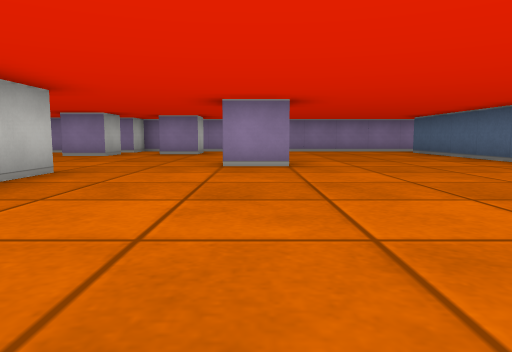
[1] (above)

24 first-person views from a walk through a cub3D level. The camera is about half as high as the walls, tilts 6° down and sees 70° across. The floor is counted in squares. Each view is taken from the middle of a square. On the plan, view 1 faces up. The plan holds only what a view shows up to about 9 squares ahead; the rest is blank. The place goes on beyond the plan.

[2]
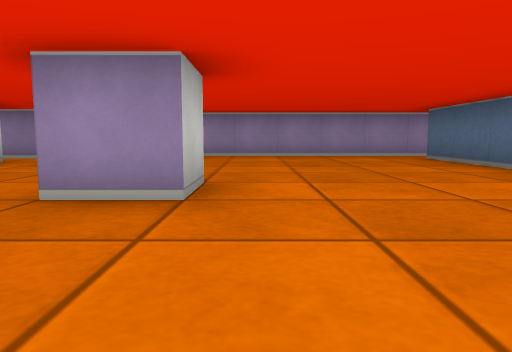

[3]
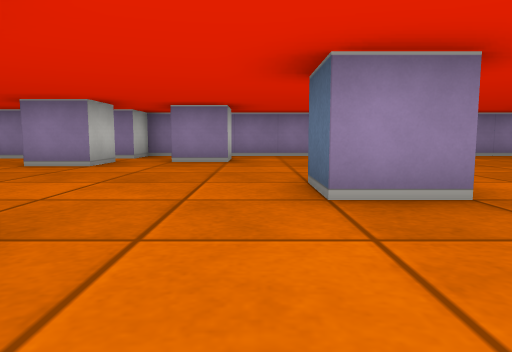

[4]
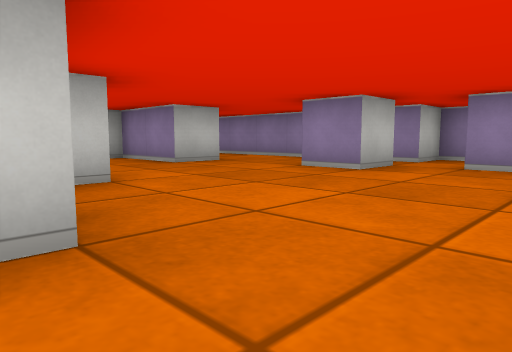

[5]
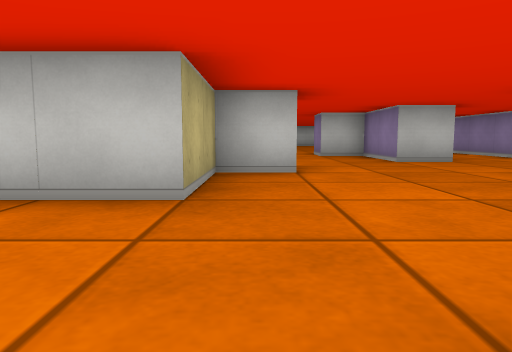

[6]
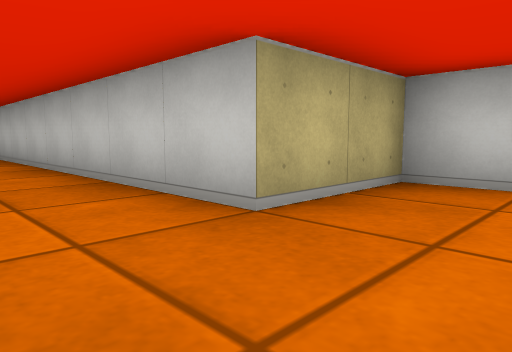

[7]
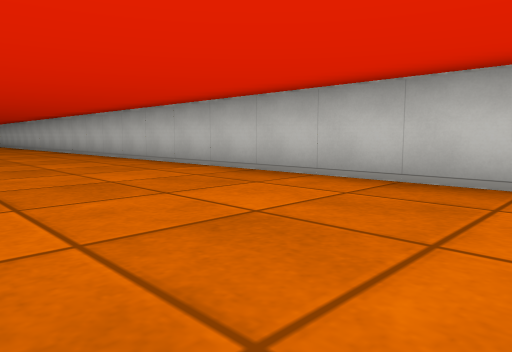

[8]
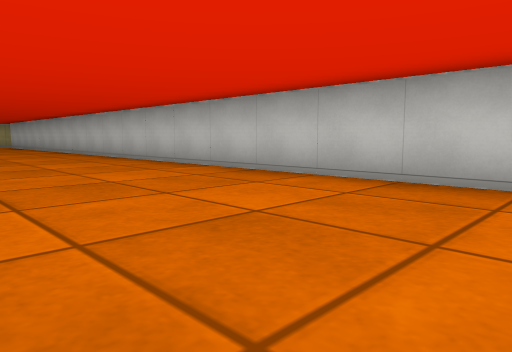

[9]
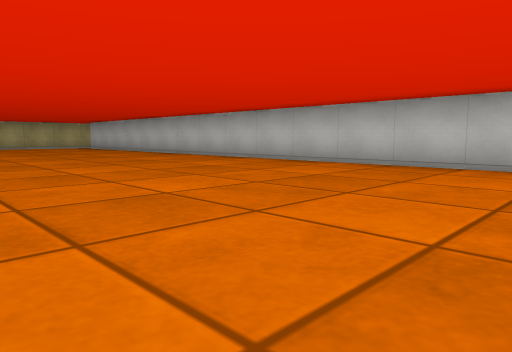

[10]
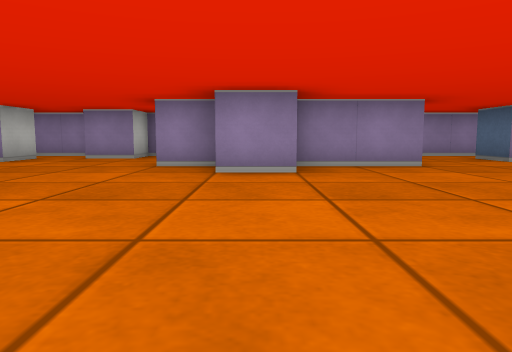

[11]
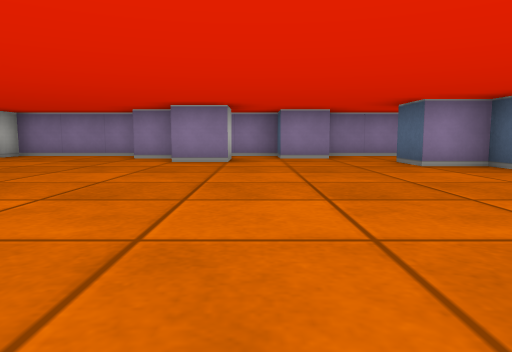

[12]
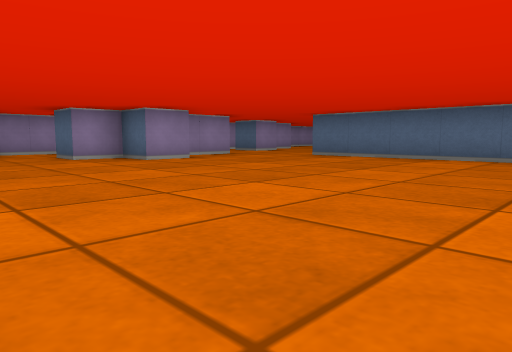

[13]
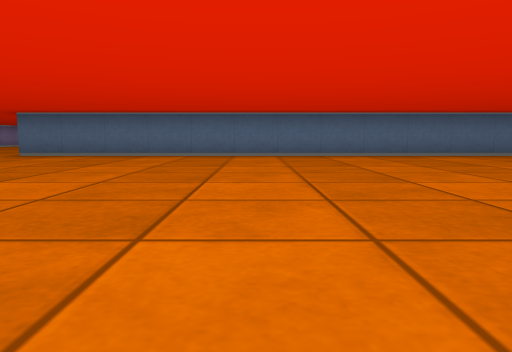

[14]
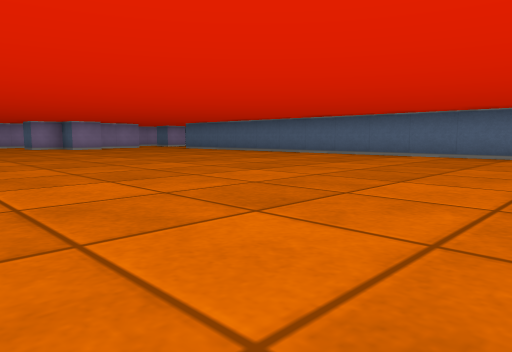

[15]
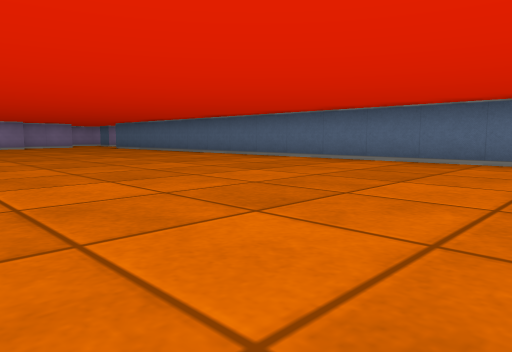

[16]
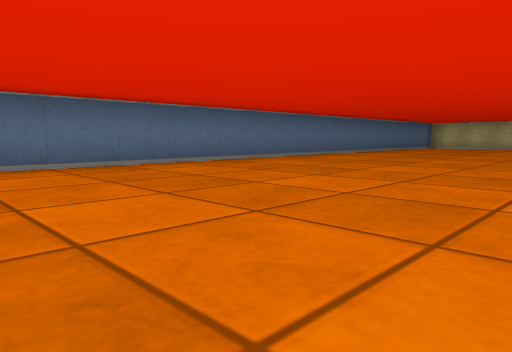

[17]
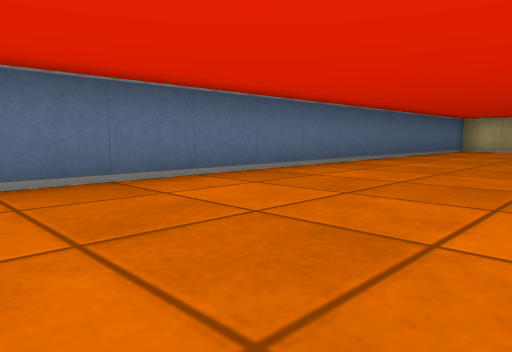

[18]
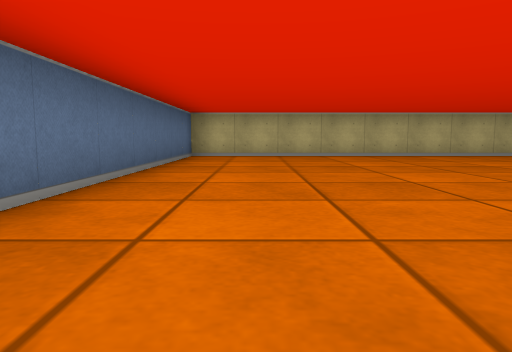

[19]
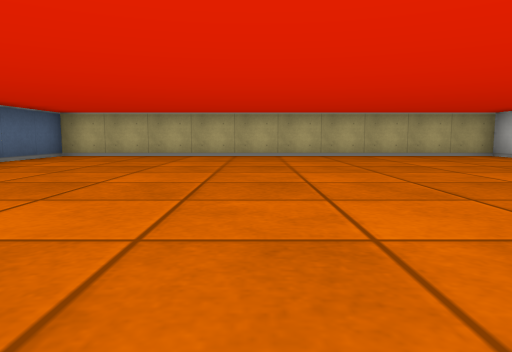

[20]
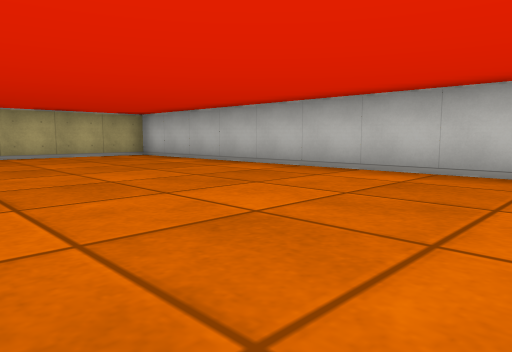

[21]
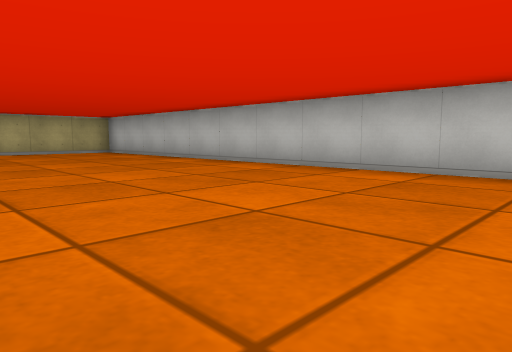

[22]
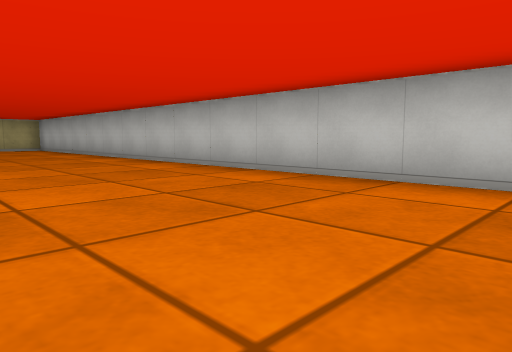

[23]
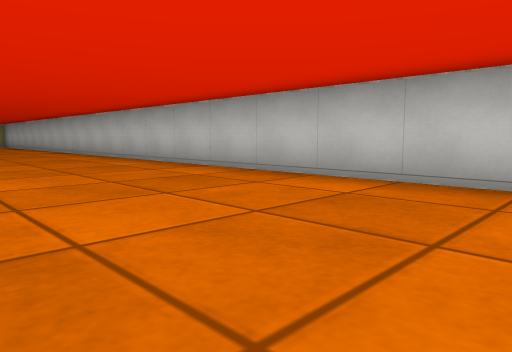

[24]
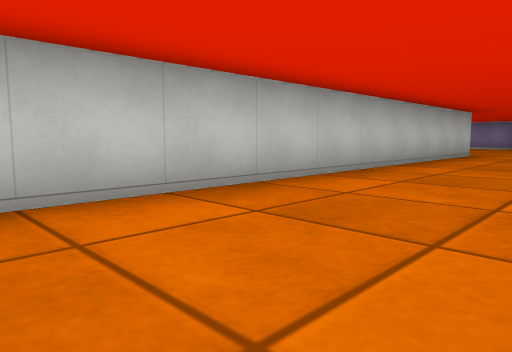

### Floor plan
Points are (right, up) in squares from view 1. A wall is a line through its corners. A room is listed if a view was taken in it or the views show most of it. See-through windows are left out.
Room 1 (views 1, 2, 3, 4, 5, 6, 7, 8, 9)
walls: (0.5, 6.5) (0.5, 5.5) (-0.5, 5.5) (-0.5, 6.5); (-4.5, 5.6) (-4.5, 4.5) (-2.5, 4.5) (-2.5, -12.4); (4.5, 6.4) (4.5, 10.5); (-3.5, 9.6) (-3.5, 8.5) (-4.5, 8.5) (-4.5, 9.5); (-6.5, 8.6) (-6.5, 7.5); (-1.5, 10.5) (-1.5, 9.5) (-2.5, 9.5); (5, 11.5) (-3.5, 11.5) (-3.5, 10.5) (-11.5, 10.5) (-11.5, 9.5)
ways out: opening at (-11, 9) to room 2; opening at (-5.5, 6.5) to room 2
Room 2 (views 10, 11, 12, 13, 14, 15, 16, 17, 18, 19, 20, 21, 22, 23, 24)
walls: (-15.5, 4.5) (-15.5, -20.5) (-5.5, -20.5) (-5.5, 5.5); (-6.5, 7.5) (-8.5, 7.5) (-8.5, 6.5) (-9.5, 6.5) (-9.5, 7.5) (-10.5, 7.5) (-10.5, 8.5); (-11.5, 9.5) (-12.5, 9.5) (-12.5, 10.5) (-14.1, 10.5); (-13.5, 9.5) (-13.5, 8.5) (-14.5, 8.5); (-14.6, 9.5) (-15.5, 9.5); (-15.8, 10.5) (-18.5, 10.5) (-18.5, 9.8)
ways out: opening at (-11, 9) to room 1; opening at (-5.5, 6.5) to room 1

Positions as (right, up) in squares from view 1, and headings:
1: (0, 0), facing up
2: (1, 3), facing up
3: (-1, 3), facing up
4: (-1, 4), facing up-left
5: (0, 5), facing left
6: (-1, 6), facing down-left
7: (1, 2), facing down-left
8: (1, -2), facing down-left
9: (3, -5), facing down-left
10: (-9, 2), facing up
11: (-13, 2), facing up
12: (-13, 0), facing up-right
13: (-14, 0), facing right
14: (-14, -7), facing up-right
15: (-12, -9), facing up-right
16: (-11, -5), facing down-right
17: (-9, -8), facing down-right
18: (-7, -12), facing down
19: (-10, -12), facing down
20: (-11, -12), facing down-left
21: (-11, -10), facing down-left
22: (-12, -7), facing down-left
23: (-12, -2), facing down-left
24: (-13, -5), facing up-left
